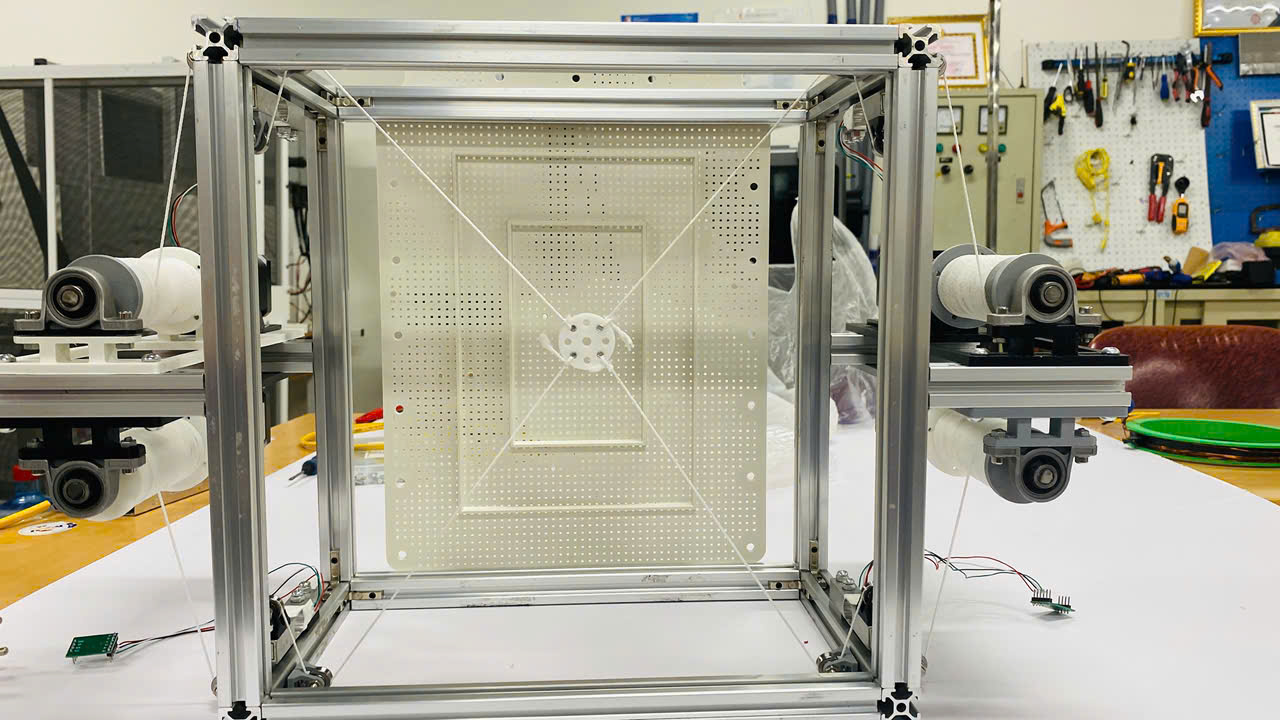
#> input picture Pic/05307d040dde8c80d5cf.jpg, 1280 x 720 px
$ python -i track_trajectory.py   (imports and definitions only)
#> lines starting #> are read from the running program, lines starting #| are printed output that depends on the picture; after the words box and inside, x2 and y2 are one past the last pixel; in counts of white or black regions, pixels touching at a corner belong together
#> further down, picture is the input picture: shape (720, 1280, 3); mean B, G, R 144.1, 159.9, 162.3
# [303 lines of commented-out code are left out]

"""
track_trajectory.py
--------------------
Theo dõi (track) chấm đỏ trong video, vẽ quỹ đạo thực tế lên lưới tọa độ (cm),
so sánh với quỹ đạo chuẩn (hình vuông cạnh 8cm hoặc hình tròn bán kính 8cm),
và tính sai số (error) giữa quỹ đạo thực tế và quỹ đạo lý tưởng.

Yêu cầu thư viện:
    pip install opencv-python numpy matplotlib scipy --break-system-packages

Cách dùng cơ bản:
    python track_trajectory.py --video path/to/video.mp4 --shape square --size 8 --scale 10

Trong đó:
    --shape   : "square" hoặc "circle"
    --size    : kích thước quỹ đạo chuẩn (cm) - cạnh hình vuông hoặc bán kính hình tròn
    --scale   : số pixel tương ứng với 1 cm (pixels/cm). Nếu không biết,
                dùng --calib để tự động tính từ 2 điểm bạn click trên khung hình đầu tiên.
"""

import cv2
import numpy as np
import matplotlib.pyplot as plt
import argparse
import sys
from scipy.spatial import cKDTree


# ----------------------------------------------------------------------
# 1. PHÁT HIỆN CHẤM ĐỎ TRONG TỪNG KHUNG HÌNH
# ----------------------------------------------------------------------
def detect_red_dot(frame):
    """Trả về tọa độ pixel (x, y) tâm chấm đỏ lớn nhất trong frame, hoặc None."""
    hsv = cv2.cvtColor(frame, cv2.COLOR_BGR2HSV)
#> hsv: shape (720, 1280, 3); mean H, S, V 29.7, 42, 164.8

    # Màu đỏ nằm ở 2 đầu của dải Hue trong không gian HSV -> cần 2 mask
    lower_red1 = np.array([0, 100, 80])
    upper_red1 = np.array([10, 255, 255])
    lower_red2 = np.array([170, 100, 80])
    upper_red2 = np.array([180, 255, 255])

    mask1 = cv2.inRange(hsv, lower_red1, upper_red1)
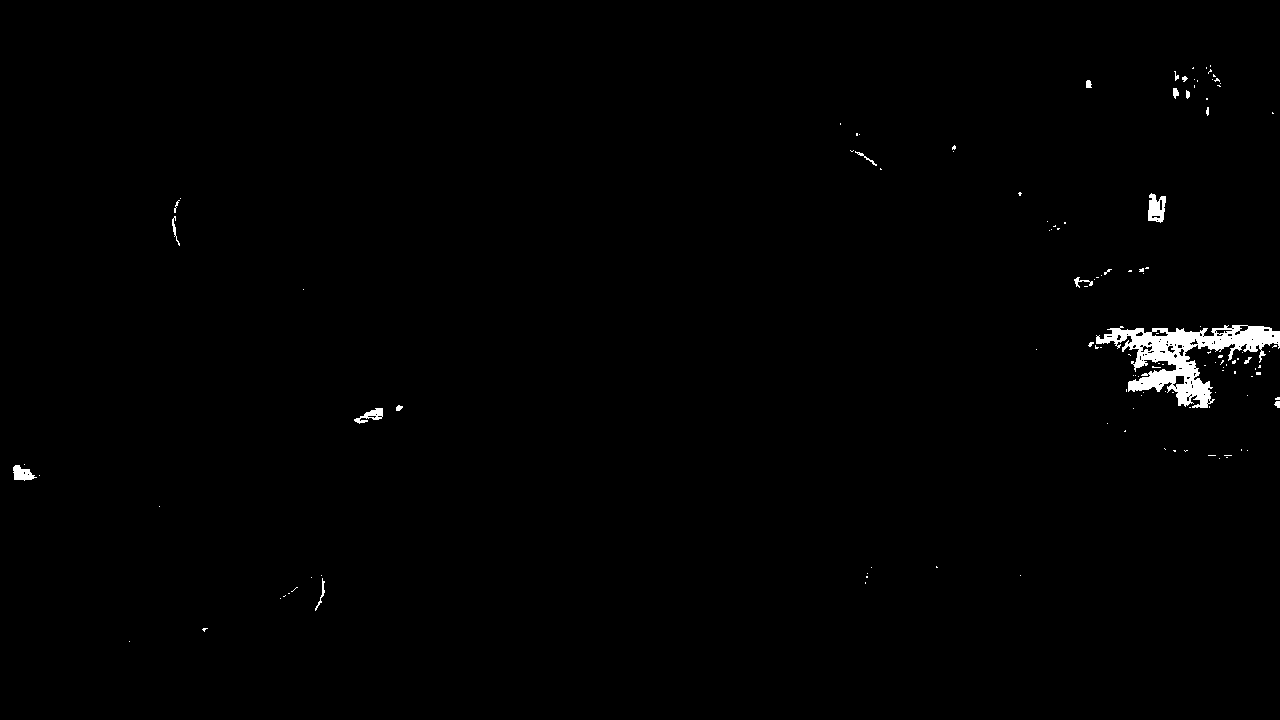
#> mask1: shape (720, 1280); 0.79% white; 127 white regions (109 under 20 px), largest, box (x1, y1, x2, y2) and area: (1096, 325, 1280, 408) 5509, (1148, 193, 1166, 223) 369, (13, 465, 37, 481) 231
    mask2 = cv2.inRange(hsv, lower_red2, upper_red2)
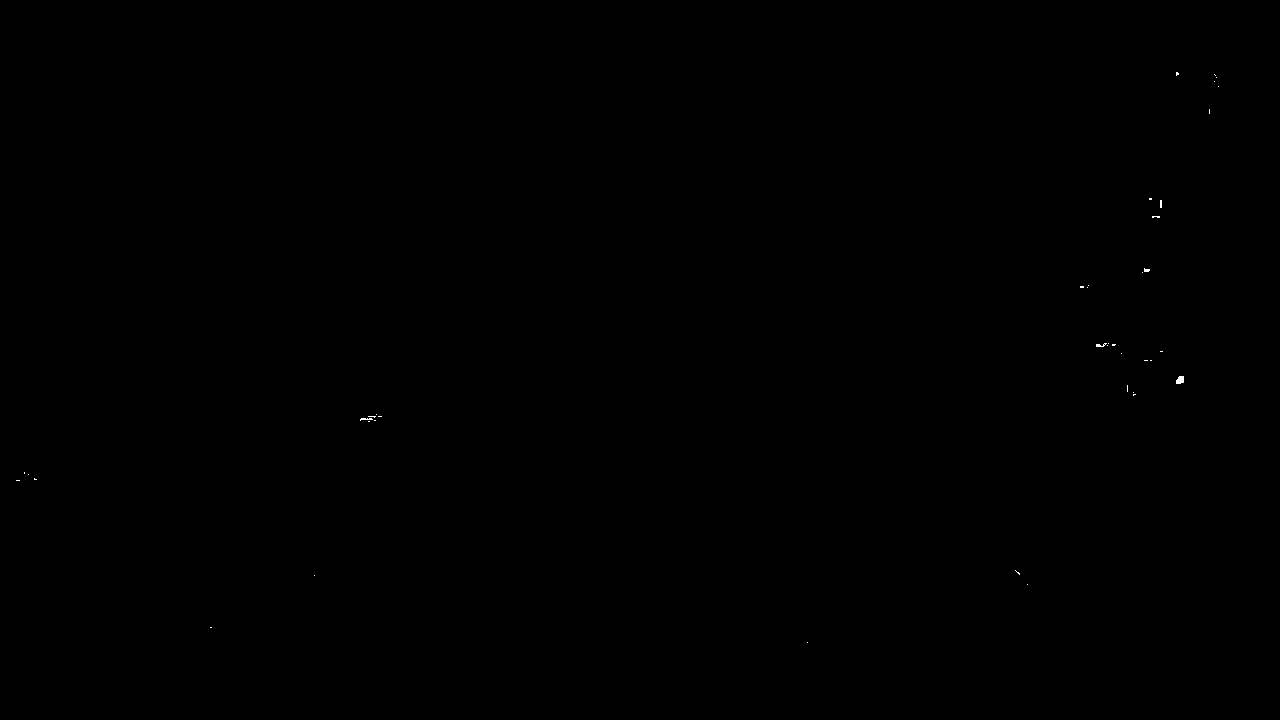
#> mask2: shape (720, 1280); 0.03% white in thin lines or dots, all inside (x1, y1, x2, y2) = (16, 72, 1219, 643)
    mask = cv2.bitwise_or(mask1, mask2)
#> mask: shape (720, 1280); 0.82% white; 127 white regions (107 under 20 px), largest, box (x1, y1, x2, y2) and area: (1095, 325, 1280, 408) 5625, (1148, 193, 1166, 223) 404, (354, 408, 383, 424) 249

    # Lọc nhiễu
    kernel = np.ones((5, 5), np.uint8)
    mask = cv2.morphologyEx(mask, cv2.MORPH_OPEN, kernel)
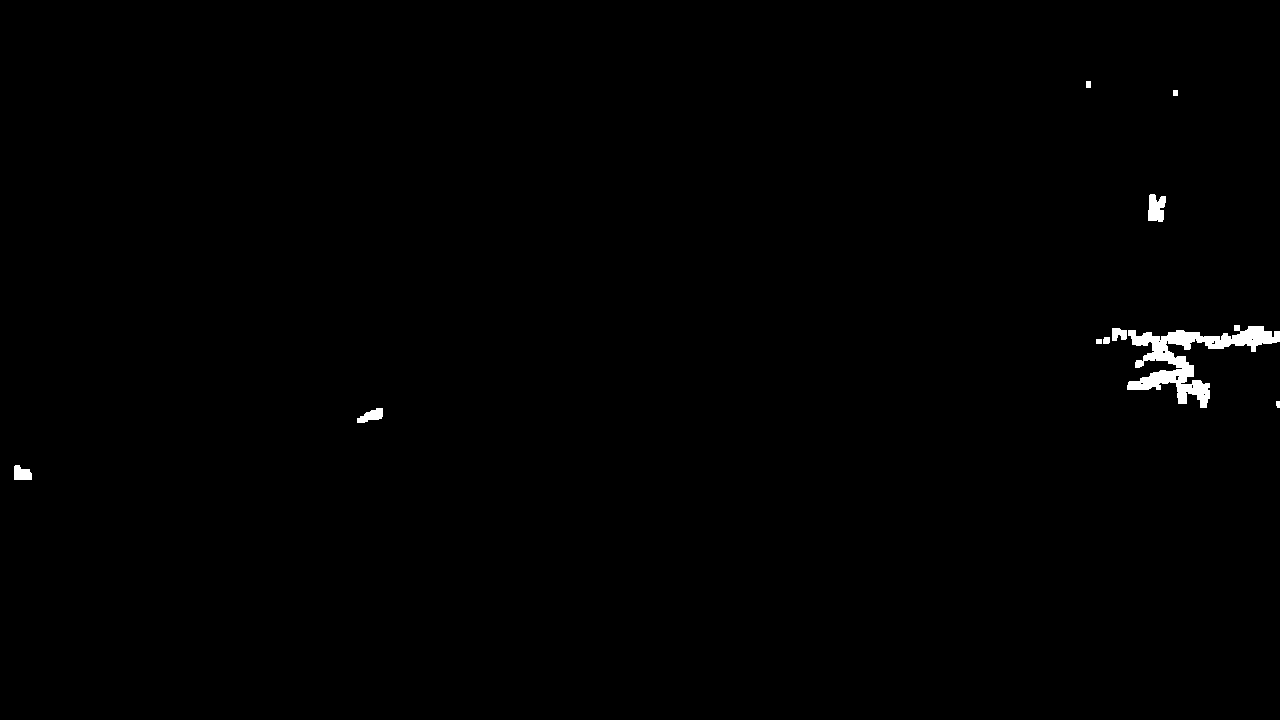
#> mask: shape (720, 1280); 0.56% white; 10 white regions, largest, box (x1, y1, x2, y2) and area: (1127, 325, 1280, 408) 3990, (1148, 194, 1166, 222) 392, (357, 408, 383, 423) 234
    mask = cv2.morphologyEx(mask, cv2.MORPH_DILATE, kernel)
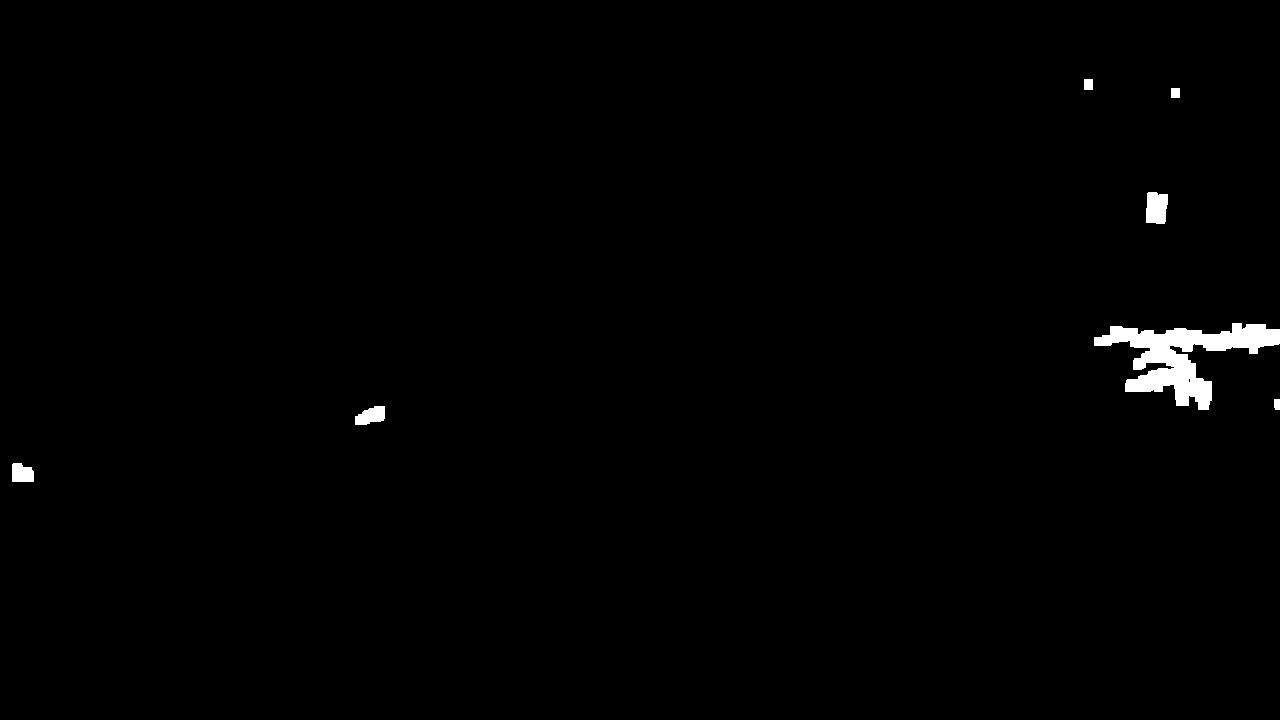
#> mask: shape (720, 1280); 0.86% white; 7 white regions

    contours, _ = cv2.findContours(mask, cv2.RETR_EXTERNAL, cv2.CHAIN_APPROX_SIMPLE)
#> contours = 7 contours; box (x1, y1, x2, y2) and area: (1094, 323, 1280, 410) 5854, (1146, 192, 1168, 224) 570, (355, 406, 385, 425) 372, (12, 463, 34, 482) 326, (1084, 79, 1093, 90) 80, (1171, 88, 1180, 98) 72, (1274, 399, 1280, 410) 48
    if not contours:
        return None

    # Chọn contour lớn nhất (giả định là chấm đỏ cần theo dõi)
    c = max(contours, key=cv2.contourArea)
#> c = contour of 213 points, box (x1, y1, x2, y2) (1094, 323, 1280, 410), area 5854
    if cv2.contourArea(c) < 15:  # bỏ qua nhiễu quá nhỏ
        return None

    M = cv2.moments(c)
#> M = moments, m00 5853.5, centre m10/m00, m01/m00 = (1183.9, 356.3)
    if M["m00"] == 0:
        return None
    cx = M["m10"] / M["m00"]
#> cx = 1183.9
    cy = M["m01"] / M["m00"]
#> cy = 356.3
    return (cx, cy)


# ----------------------------------------------------------------------
# 2. CALIBRATION: CHỌN THỦ CÔNG 2 ĐIỂM ĐỂ TÍNH TỈ LỆ PIXEL/CM
# ----------------------------------------------------------------------
# [265 lines left out: functions calibrate_scale, track_video, bbox_center, ideal_square, ideal_circle, compute_error and 2 more, not called in this run]


# [2 lines not run here, left out]

>>> import cv2
>>> picture = cv2.imread('../Pic/05307d040dde8c80d5cf.jpg')
>>> result = detect_red_dot(picture)
#> result = (1183.9, 356.3)
